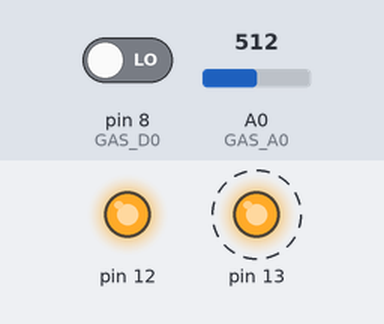
A sketch run on a simulated Arduino Uno, built with avr-gcc and run on an emulated ATmega328P. On the bench: output pins drawn as LEDs (lit = HIGH). Dashed ring = blinking. Inputs (shaded band) come from the test bench; at power-on: A0 (GAS_A0) = 512, pin 8 (GAS_D0) LOW. What the sketch prints to the serial monitor is not drawn.

Above: at 2.2 s.
2.3 s: A0 (GAS_A0) set to 314
4.2 s: A0 (GAS_A0) set to 286
At 5.4 s:
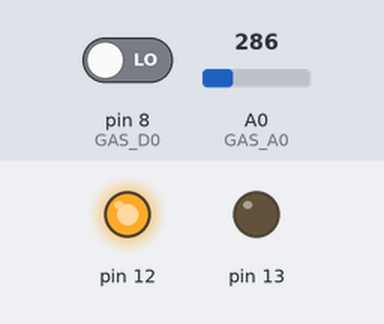
6.5 s: A0 (GAS_A0) set to 306
At 7.5 s:
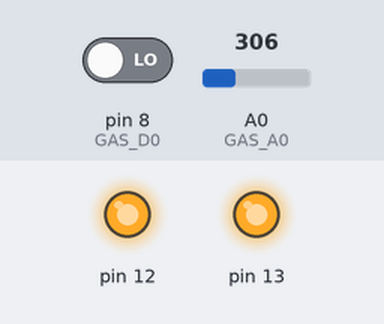
8.6 s: A0 (GAS_A0) set to 290
At 9.7 s:
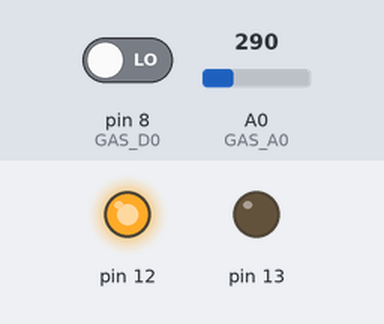
Timing chart, 0 to 11.6 s (numbered marks = the images above; inputs shaded):
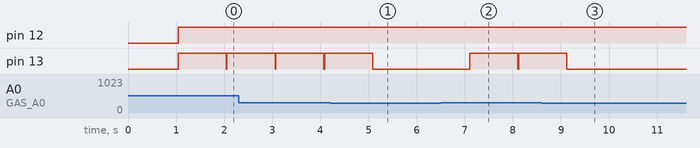

Measured:
- the behaviour switches between 301 and 300 on A0 (GAS_A0) (found by bisection; images 0 and 1)
- after the input at 4.2 s, pin 13: goes on until 5.1 s, then stays LOW
- after the input at 6.5 s, pin 13: LOW → HIGH after 0.60 s, → LOW 1.0 s later, → HIGH 0.01 s later
- after the input at 8.6 s, pin 13: goes on until 9.1 s, then stays LOW
- by itself, pin 13: alternates HIGH for 1.0 s and LOW for 0.01 s

The sketch:

08_gas_02.ino
```cpp
#define GAS_A0 A0
#define GAS_D0 8


void setup() {
  Serial.begin(12600);
  pinMode(GAS_A0, INPUT);
  pinMode(GAS_D0, INPUT);
  Serial.println("히터 가열 시작");
  delay(1000);
  Serial.println("히터 가열 종료 동작 시작");
  pinMode(13, OUTPUT);
  pinMode(12, OUTPUT);


}

void loop() {
  float sensorValue = analogRead(GAS_A0);
  int sensorDValue = digitalRead(GAS_D0);

  digitalWrite(13, LOW);
  digitalWrite(8, LOW);

  Serial.print("아날로그 센서 입력 :");
  Serial.print(sensorValue);
  Serial.print("  | 디지털 센서 입력 : ");
  Serial.println(sensorDValue);

  if(sensorValue > 300){
    Serial.println("가스감지!!");
    digitalWrite(13, HIGH);
    digitalWrite(12, HIGH);
  }
  delay(1000);

}
```
